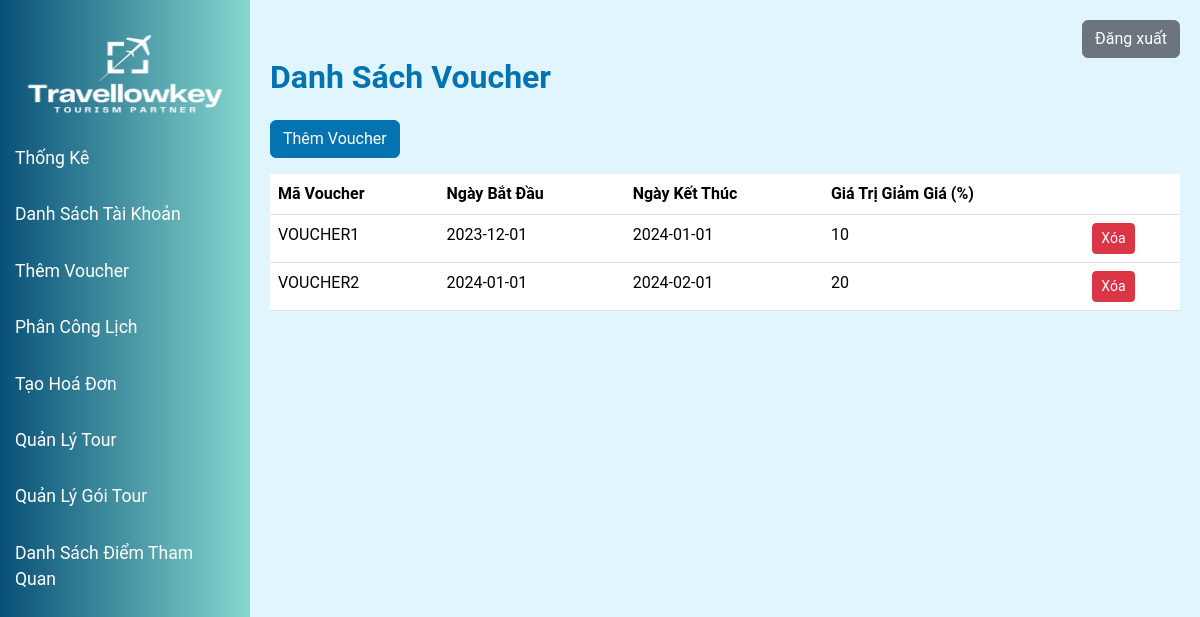
The app's page /modules/manager_home/manager_voucher.php (signed in) with its own data.
### tables this page shows
CREATE TABLE `voucher`  (
    `voucherCode` varchar(20) NOT NULL,
    `beginAt` datetime NULL DEFAULT NULL,
    `endAt` datetime NULL DEFAULT NULL,
    `sale` float NULL DEFAULT NULL,
    PRIMARY KEY (`voucherCode`)
);

### models/mVoucher.php (called while the page is built, shortened)
<?php
include_once("clsKetNoi.php");
class modelVoucher
{
    private $conn;
    function __construct()
    {
        $p = new clsKetNoi();
        $this->conn = $p->ketNoiDB();
    }
    function selectAllVouchers()
    {
        if ($this->conn) {
            $query = "SELECT * FROM voucher";
            $result = $this->conn->query($query);
            $vouchers = [];
            while ($row = $result->fetch_assoc()) {
                $vouchers[] = $row;
            }
            return $vouchers;
        } else {
            return false;
        }
    }
}

### models/clsKetNoi.php (called while the page is built, shortened)
<?php
class clsKetNoi
{
    function ketNoiDB() {
        $this->conn = new mysqli("localhost", "root", "", "ptud");
        return $this->conn;
    }
}

### modules/manager_home/manager_voucher.php (the view, shortened to what this page needs)
<?php
include_once("../../models/mVoucher.php");
$voucherModel = new modelVoucher();
$vouchers = $voucherModel->selectAllVouchers();
?>
<!DOCTYPE html>
<html lang="vi">
<head>
    <link rel="stylesheet" href="/Tour_management/asset/css/bootstrap.min.css">
    <link rel="stylesheet" href="/Tour_management/asset/css/manager_home.css">
</head>
<body>
    <?php
    include '../../view/leftmenu.php'
    ?>
    <div class="content">
        <div class="col">
            <div class="text-end">
                <form action="/Tour_management/index.php" method="POST">
                    <button type="submit" name="logout" class="btn btn-secondary">Đăng xuất</button>
                </form>
            </div>
        </div>
        <h2 class="text-primary fw-bold mb-4">Danh Sách Voucher</h2>
        <button class="btn btn-primary mb-3" data-bs-toggle="modal" data-bs-target="#addVoucherModal">Thêm Voucher</button>
        <div class="row mb-4">
            <div class="col-md-12">
                <table class="table">
                    <thead>
                        <tr>
                            <th scope="col">Mã Voucher</th>
                            <th scope="col">Ngày Bắt Đầu</th>
                            <th scope="col">Ngày Kết Thúc</th>
                            <th scope="col">Giá Trị Giảm Giá (%)</th>
                            <th scope="col"></th>
                        </tr>
                    </thead>
                    <tbody>
                        <?php
                        if ($vouchers) {
                            foreach ($vouchers as $voucher) {
                                echo '<tr>';
                                echo '<td>' . $voucher['voucherCode'] . '</td>';
                                echo '<td>' . date('Y-m-d', strtotime($voucher['beginAt'])) . '</td>';
                                echo '<td>' . date('Y-m-d', strtotime($voucher['endAt'])) . '</td>';
                                echo '<td>' . $voucher['sale'] . '</td>';
                                echo '<td>
                                        <button class="btn btn-danger btn-sm delete-button" data-voucher="' . $voucher['voucherCode'] . '">Xóa</button>
                                      </td>';
                                echo '</tr>';
                            }
                        } else {
                            echo '<tr><td colspan="5">Không có voucher nào.</td></tr>';
                        }
                        ?>
                    </tbody>
                </table>
            </div>
        </div>
    </div>
</body>
</html>

### asset/css/manager_home.css (style rules this page uses)
body { font-family: 'Roboto', sans-serif; background-color: #e0f7fa; margin: 0; height: 100vh; overflow: hidden; }
.content { margin-left: 250px; padding: 20px; height: 100vh; overflow-y: auto; background-color: #e1f5fe; }
.row { display: flex; justify-content: space-between; flex-wrap: wrap; }

### records on screen
voucher: voucherCode "VOUCHER1", beginAt "2023-12-01", endAt "2024-01-01", sale "10"
voucher: voucherCode "VOUCHER2", beginAt "2024-01-01", endAt "2024-02-01", sale "20"
